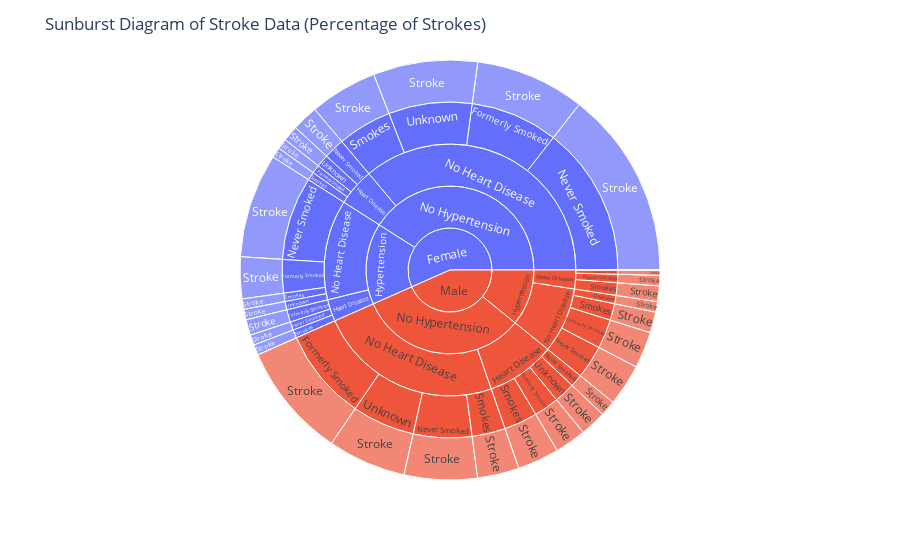

Source (notebook cell):
### Code cell
# Mapping numerical values to meaningful categories with a default value for unexpected cases
def map_values(column, mapping, default='Unknown'):
    return column.map(lambda x: mapping.get(x, default))

# Define mappings for each column
gender_mapping = {'Male': 'Male', 'Female': 'Female', 'Other': 'Other'}
hypertension_mapping = {0: 'No Hypertension', 1: 'Hypertension'}
heart_disease_mapping = {0: 'No Heart Disease', 1: 'Heart Disease'}
stroke_mapping = {0: 'No Stroke', 1: 'Stroke'}
smoking_status_mapping = {'formerly smoked': 'Formerly Smoked', 'never smoked': 'Never Smoked', 'smokes': 'Smokes'}

# Apply mappings to columns
df['gender'] = map_values(df['gender'], gender_mapping)
df['hypertension'] = map_values(df['hypertension'], hypertension_mapping)
df['heart_disease'] = map_values(df['heart_disease'], heart_disease_mapping)
df['stroke'] = map_values(df['stroke'], stroke_mapping)
df['smoking_status'] = map_values(df['smoking_status'], smoking_status_mapping)

# Grouping and counting occurrences
grouped = df.groupby(['gender', 'hypertension', 'heart_disease', 'smoking_status', 'stroke']).size().reset_index(name='count')

# Calculating the percentage of strokes in the last circle
total_strokes = grouped[grouped['stroke'] == 'Stroke']['count'].sum()
grouped['percentage'] = grouped.apply(lambda row: (row['count'] / total_strokes) * 100 if row['stroke'] == 'Stroke' else None, axis=1)

# Creating the sunburst plot
fig = px.sunburst(grouped, path=['gender', 'hypertension', 'heart_disease', 'smoking_status', 'stroke'], values='percentage')

# Updating layout for better readability
fig.update_layout(
    title="Sunburst Diagram of Stroke Data (Percentage of Strokes)",
    sunburstcolorway=["#636efa", "#EF553B", "#00cc96", "#ab63fa", "#FFA15A", "#19d3f3", "#FF6692"],
)

# Display the plot
fig.show()

### Figure 1 — Plotly figure (JSON) as saved in the notebook; plotly's stock layout.template omitted (floating-point values rounded to 4 significant figures)
{"data": [{"branchvalues": "total", "domain": {"x": [0, 1], "y": [0, 1]}, "hovertemplate": "labels=%{label}<br>percentage=%{value}<br>parent=%{parent}<br>id=%{id}<extra></extra>", "ids": ["Female/Hypertension/Heart Disease/Formerly Smoked/No Stroke", "Male/Hypertension/Heart Disease/Formerly Smoked/No Stroke", "Female/No Hypertension/Heart Disease/Formerly Smoked/No Stroke", "Male/No Hypertension/Heart Disease/Formerly Smoked/No Stroke", "Female/Hypertension/No Heart Disease/Formerly Smoked/No Stroke", "Male/Hypertension/No Heart Disease/Formerly Smoked/No Stroke", "Female/No Hypertension/No Heart Disease/Formerly Smoked/No Stroke", "Male/No Hypertension/No Heart Disease/Formerly Smoked/No Stroke", "Female/Hypertension/Heart Disease/Never Smoked/No Stroke", "Male/Hypertension/Heart Disease/Never Smoked/No Stroke", "Female/No Hypertension/Heart Disease/Never Smoked/No Stroke", "Male/No Hypertension/Heart Disease/Never Smoked/No Stroke", "Female/Hypertension/No Heart Disease/Never Smoked/No Stroke", "Male/Hypertension/No Heart Disease/Never Smoked/No Stroke", "Female/No Hypertension/No Heart Disease/Never Smoked/No Stroke", "Male/No Hypertension/No Heart Disease/Never Smoked/No Stroke", "Female/Hypertension/Heart Disease/Smokes/No Stroke", "Male/Hypertension/Heart Disease/Smokes/No Stroke", "Female/No Hypertension/Heart Disease/Smokes/No Stroke", "Male/No Hypertension/Heart Disease/Smokes/No Stroke", "Female/Hypertension/No Heart Disease/Smokes/No Stroke", "Male/Hypertension/No Heart Disease/Smokes/No Stroke", "Female/No Hypertension/No Heart Disease/Smokes/No Stroke", "Male/No Hypertension/No Heart Disease/Smokes/No Stroke", "Female/Hypertension/Heart Disease/Unknown/No Stroke", "Male/Hypertension/Heart Disease/Unknown/No Stroke", "Female/No Hypertension/Heart Disease/Unknown/No Stroke", "Male/No Hypertension/Heart Disease/Unknown/No Stroke", "Female/Hypertension/No Heart Disease/Unknown/No Stroke", "Male/Hypertension/No Heart Disease/Unknown/No Stroke", "Female/No Hypertension/No Heart Disease/Unknown/No Stroke", "Male/No Hypertension/No Heart Disease/Unknown/No Stroke", "Female/Hypertension/Heart Disease/Formerly Smoked/Stroke", "Male/Hypertension/Heart Disease/Formerly Smoked/Stroke", "Female/No Hypertension/Heart Disease/Formerly Smoked/Stroke", "Male/No Hypertension/Heart Disease/Formerly Smoked/Stroke", "Female/Hypertension/No Heart Disease/Formerly Smoked/Stroke", "Male/Hypertension/No Heart Disease/Formerly Smoked/Stroke", "Female/No Hypertension/No Heart Disease/Formerly Smoked/Stroke", "Male/No Hypertension/No Heart Disease/Formerly Smoked/Stroke", "Female/Hypertension/Heart Disease/Never Smoked/Stroke", "Male/Hypertension/Heart Disease/Never Smoked/Stroke", "Female/No Hypertension/Heart Disease/Never Smoked/Stroke", "Male/No Hypertension/Heart Disease/Never Smoked/Stroke", "Female/Hypertension/No Heart Disease/Never Smoked/Stroke", "Male/Hypertension/No Heart Disease/Never Smoked/Stroke", "Female/No Hypertension/No Heart Disease/Never Smoked/Stroke", "Male/No Hypertension/No Heart Disease/Never Smoked/Stroke", "Female/Hypertension/Heart Disease/Smokes/Stroke", "Male/Hypertension/Heart Disease/Smokes/Stroke", "Female/No Hypertension/Heart Disease/Smokes/Stroke", "Male/No Hypertension/Heart Disease/Smokes/Stroke", "Female/Hypertension/No Heart Disease/Smokes/Stroke", "Male/Hypertension/No Heart Disease/Smokes/Stroke", "Female/No Hypertension/No Heart Disease/Smokes/Stroke", "Male/No Hypertension/No Heart Disease/Smokes/Stroke", "Female/No Hypertension/Heart Disease/Unknown/Stroke", "Male/No Hypertension/Heart Disease/Unknown/Stroke", "Female/Hypertension/No Heart Disease/Unknown/Stroke", "Male/Hypertension/No Heart Disease/Unknown/Stroke", "Female/No Hypertension/No Heart Disease/Unknown/Stroke", "Male/No Hypertension/No Heart Disease/Unknown/Stroke", "Female/Hypertension/Heart Disease/Formerly Smoked", "Male/Hypertension/Heart Disease/Formerly Smoked", "Female/No Hypertension/Heart Disease/Formerly Smoked", "Male/No Hypertension/Heart Disease/Formerly Smoked", "Female/Hypertension/No Heart Disease/Formerly Smoked", "Male/Hypertension/No Heart Disease/Formerly Smoked", "Female/No Hypertension/No Heart Disease/Formerly Smoked", "Male/No Hypertension/No Heart Disease/Formerly Smoked", "Female/Hypertension/Heart Disease/Never Smoked", "Male/Hypertension/Heart Disease/Never Smoked", "Female/No Hypertension/Heart Disease/Never Smoked", "Male/No Hypertension/Heart Disease/Never Smoked", "Female/Hypertension/No Heart Disease/Never Smoked", "Male/Hypertension/No Heart Disease/Never Smoked", "Female/No Hypertension/No Heart Disease/Never Smoked", "Male/No Hypertension/No Heart Disease/Never Smoked", "Female/Hypertension/Heart Disease/Smokes", "Male/Hypertension/Heart Disease/Smokes", "Female/No Hypertension/Heart Disease/Smokes", "Male/No Hypertension/Heart Disease/Smokes", "Female/Hypertension/No Heart Disease/Smokes", "Male/Hypertension/No Heart Disease/Smokes", "Female/No Hypertension/No Heart Disease/Smokes", "Male/No Hypertension/No Heart Disease/Smokes", "Female/Hypertension/Heart Disease/Unknown", "Male/Hypertension/Heart Disease/Unknown", "Female/No Hypertension/Heart Disease/Unknown", "Male/No Hypertension/Heart Disease/Unknown", "Female/Hypertension/No Heart Disease/Unknown", "Male/Hypertension/No Heart Disease/Unknown", "Female/No Hypertension/No Heart Disease/Unknown", "Male/No Hypertension/No Heart Disease/Unknown", "Female/Hypertension/Heart Disease", "Male/Hypertension/Heart Disease", "Female/No Hypertension/Heart Disease", "Male/No Hypertension/Heart Disease", "Female/Hypertension/No Heart Disease", "Male/Hypertension/No Heart Disease", "Female/No Hypertension/No Heart Disease", "Male/No Hypertension/No Heart Disease", "Female/Hypertension", "Male/Hypertension", "Female/No Hypertension", "Male/No Hypertension", "Female", "Male"], "labels": ["No Stroke", "No Stroke", "No Stroke", "No Stroke", "No Stroke", "No Stroke", "No Stroke", "No Stroke", "No Stroke", "No Stroke", "No Stroke", "No Stroke", "No Stroke", "No Stroke", "No Stroke", "No Stroke", "No Stroke", "No Stroke", "No Stroke", "No Stroke", "No Stroke", "No Stroke", "No Stroke", "No Stroke", "No Stroke", "No Stroke", "No Stroke", "No Stroke", "No Stroke", "No Stroke", "No Stroke", "No Stroke", "Stroke", "Stroke", "Stroke", "Stroke", "Stroke", "Stroke", "Stroke", "Stroke", "Stroke", "Stroke", "Stroke", "Stroke", "Stroke", "Stroke", "Stroke", "Stroke", "Stroke", "Stroke", "Stroke", "Stroke", "Stroke", "Stroke", "Stroke", "Stroke", "Stroke", "Stroke", "Stroke", "Stroke", "Stroke", "Stroke", "Formerly Smoked", "Formerly Smoked", "Formerly Smoked", "Formerly Smoked", "Formerly Smoked", "Formerly Smoked", "Formerly Smoked", "Formerly Smoked", "Never Smoked", "Never Smoked", "Never Smoked", "Never Smoked", "Never Smoked", "Never Smoked", "Never Smoked", "Never Smoked", "Smokes", "Smokes", "Smokes", "Smokes", "Smokes", "Smokes", "Smokes", "Smokes", "Unknown", "Unknown", "Unknown", "Unknown", "Unknown", "Unknown", "Unknown", "Unknown", "Heart Disease", "Heart Disease", "Heart Disease", "Heart Disease", "No Heart Disease", "No Heart Disease", "No Heart Disease", "No Heart Disease", "Hypertension", "Hypertension", "No Hypertension", "No Hypertension", "Female", "Male"], "name": "", "parents": ["Female/Hypertension/Heart Disease/Formerly Smoked", "Male/Hypertension/Heart Disease/Formerly Smoked", "Female/No Hypertension/Heart Disease/Formerly Smoked", "Male/No Hypertension/Heart Disease/Formerly Smoked", "Female/Hypertension/No Heart Disease/Formerly Smoked", "Male/Hypertension/No Heart Disease/Formerly Smoked", "Female/No Hypertension/No Heart Disease/Formerly Smoked", "Male/No Hypertension/No Heart Disease/Formerly Smoked", "Female/Hypertension/Heart Disease/Never Smoked", "Male/Hypertension/Heart Disease/Never Smoked", "Female/No Hypertension/Heart Disease/Never Smoked", "Male/No Hypertension/Heart Disease/Never Smoked", "Female/Hypertension/No Heart Disease/Never Smoked", "Male/Hypertension/No Heart Disease/Never Smoked", "Female/No Hypertension/No Heart Disease/Never Smoked", "Male/No Hypertension/No Heart Disease/Never Smoked", "Female/Hypertension/Heart Disease/Smokes", "Male/Hypertension/Heart Disease/Smokes", "Female/No Hypertension/Heart Disease/Smokes", "Male/No Hypertension/Heart Disease/Smokes", "Female/Hypertension/No Heart Disease/Smokes", "Male/Hypertension/No Heart Disease/Smokes", "Female/No Hypertension/No Heart Disease/Smokes", "Male/No Hypertension/No Heart Disease/Smokes", "Female/Hypertension/Heart Disease/Unknown", "Male/Hypertension/Heart Disease/Unknown", "Female/No Hypertension/Heart Disease/Unknown", "Male/No Hypertension/Heart Disease/Unknown", "Female/Hypertension/No Heart Disease/Unknown", "Male/Hypertension/No Heart Disease/Unknown", "Female/No Hypertension/No Heart Disease/Unknown", "Male/No Hypertension/No Heart Disease/Unknown", "Female/Hypertension/Heart Disease/Formerly Smoked", "Male/Hypertension/Heart Disease/Formerly Smoked", "Female/No Hypertension/Heart Disease/Formerly Smoked", "Male/No Hypertension/Heart Disease/Formerly Smoked", "Female/Hypertension/No Heart Disease/Formerly Smoked", "Male/Hypertension/No Heart Disease/Formerly Smoked", "Female/No Hypertension/No Heart Disease/Formerly Smoked", "Male/No Hypertension/No Heart Disease/Formerly Smoked", "Female/Hypertension/Heart Disease/Never Smoked", "Male/Hypertension/Heart Disease/Never Smoked", "Female/No Hypertension/Heart Disease/Never Smoked", "Male/No Hypertension/Heart Disease/Never Smoked", "Female/Hypertension/No Heart Disease/Never Smoked", "Male/Hypertension/No Heart Disease/Never Smoked", "Female/No Hypertension/No Heart Disease/Never Smoked", "Male/No Hypertension/No Heart Disease/Never Smoked", "Female/Hypertension/Heart Disease/Smokes", "Male/Hypertension/Heart Disease/Smokes", "Female/No Hypertension/Heart Disease/Smokes", "Male/No Hypertension/Heart Disease/Smokes", "Female/Hypertension/No Heart Disease/Smokes", "Male/Hypertension/No Heart Disease/Smokes", "Female/No Hypertension/No Heart Disease/Smokes", "Male/No Hypertension/No Heart Disease/Smokes", "Female/No Hypertension/Heart Disease/Unknown", "Male/No Hypertension/Heart Disease/Unknown", "Female/Hypertension/No Heart Disease/Unknown", "Male/Hypertension/No Heart Disease/Unknown", "Female/No Hypertension/No Heart Disease/Unknown", "Male/No Hypertension/No Heart Disease/Unknown", "Female/Hypertension/Heart Disease", "Male/Hypertension/Heart Disease", "Female/No Hypertension/Heart Disease", "Male/No Hypertension/Heart Disease", "Female/Hypertension/No Heart Disease", "Male/Hypertension/No Heart Disease", "Female/No Hypertension/No Heart Disease", "Male/No Hypertension/No Heart Disease", "Female/Hypertension/Heart Disease", "Male/Hypertension/Heart Disease", "Female/No Hypertension/Heart Disease", "Male/No Hypertension/Heart Disease", "Female/Hypertension/No Heart Disease", "Male/Hypertension/No Heart Disease", "Female/No Hypertension/No Heart Disease", "Male/No Hypertension/No Heart Disease", "Female/Hypertension/Heart Disease", "Male/Hypertension/Heart Disease", "Female/No Hypertension/Heart Disease", "Male/No Hypertension/Heart Disease", "Female/Hypertension/No Heart Disease", "Male/Hypertension/No Heart Disease", "Female/No Hypertension/No Heart Disease", "Male/No Hypertension/No Heart Disease", "Female/Hypertension/Heart Disease", "Male/Hypertension/Heart Disease", "Female/No Hypertension/Heart Disease", "Male/No Hypertension/Heart Disease", "Female/Hypertension/No Heart Disease", "Male/Hypertension/No Heart Disease", "Female/No Hypertension/No Heart Disease", "Male/No Hypertension/No Heart Disease", "Female/Hypertension", "Male/Hypertension", "Female/No Hypertension", "Male/No Hypertension", "Female/Hypertension", "Male/Hypertension", "Female/No Hypertension", "Male/No Hypertension", "Female", "Male", "Female", "Male", "", ""], "type": "sunburst", "values": [0, 0, 0, 0, 0, 0, 0, 0, 0, 0, 0, 0, 0, 0, 0, 0, 0, 0, 0, 0, 0, 0, 0, 0, 0, 0, 0, 0, 0, 0, 0, 0, 1.205, 0.4016, 0.8032, 2.41, 3.213, 2.811, 8.434, 8.835, 0.8032, 0.8032, 2.008, 1.205, 8.032, 3.213, 14.46, 5.622, 0.8032, 1.205, 0.8032, 3.213, 0.8032, 1.606, 5.221, 3.213, 1.205, 2.008, 0.8032, 0.8032, 8.032, 6.024, 1.205, 0.4016, 0.8032, 2.41, 3.213, 2.811, 8.434, 8.835, 0.8032, 0.8032, 2.008, 1.205, 8.032, 3.213, 14.46, 5.622, 0.8032, 1.205, 0.8032, 3.213, 0.8032, 1.606, 5.221, 3.213, 0, 0, 1.205, 2.008, 0.8032, 0.8032, 8.032, 6.024, 2.811, 2.41, 4.819, 8.835, 12.85, 8.434, 36.14, 23.69, 15.66, 10.84, 40.96, 32.53, 56.63, 43.37]}], "layout": {"legend": {"tracegroupgap": 0}, "margin": {"t": 60}, "sunburstcolorway": ["#636efa", "#EF553B", "#00cc96", "#ab63fa", "#FFA15A", "#19d3f3", "#FF6692"], "title": {"text": "Sunburst Diagram of Stroke Data (Percentage of Strokes)"}}}
